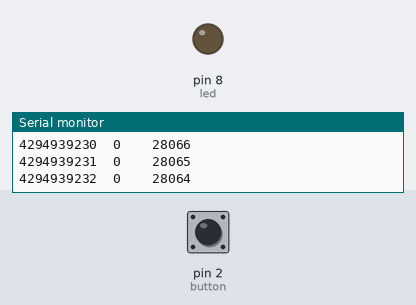
This sketch was run on a simulated Arduino Uno, built with avr-gcc and run on an emulated ATmega328P. Shown: output pins drawn as LEDs (lit = HIGH), the last lines printed to the serial monitor. Inputs (shaded band) come from the test bench; at power-on: pin 2 (button) LOW. The local clock reads 2024-03-15 10:24:30 at power-on unless the sketch sets it.

Above: at 2.8 s.
2.9 s: pin 2 (button) pulled HIGH for 1.2 s
At 6.3 s:
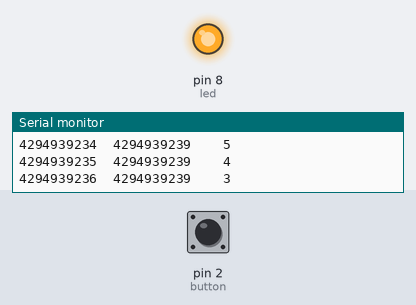
8.2 s: pin 2 (button) pulled HIGH for 3.2 s
At 9.9 s:
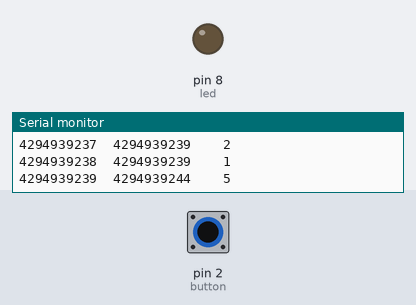
Timing chart, 0 to 18.6 s (numbered marks = the images above; inputs shaded):
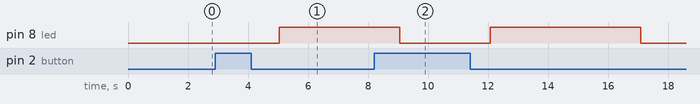

Measured:
- after the input at 2.9 s, pin 8 (led): LOW → HIGH after 2.1 s
- after the input at 8.2 s, pin 8 (led): HIGH → LOW after 0.86 s instead of 1.9 s

The sketch:

DS130RTC.ino
```cpp
/*
 Name:		DS130RTC.ino
 Created:	1/12/2017 10:42:46
 Author:	Kennedy
*/

#include <Time.h>

#include <Wire.h>
#include <DS1307RTC.h>  // a basic DS1307 library that returns time as a time_t

const int button = 2;
const int led = 8;

int buttonState = 0;
time_t timeStart;
time_t timeEnd;

void setup() {
	Serial.begin(9600);

	pinMode(button, INPUT);
	pinMode(led, OUTPUT);

	while (!Serial); // wait until Arduino Serial Monitor opens
	setSyncProvider(RTC.get);   // the function to get the time from the RTC
	if (timeStatus() != timeSet)
		Serial.println("Unable to sync with the RTC");
	else
		Serial.println("RTC has set the system time");
	Serial.println();
	Serial.print("timeStart");
	Serial.print("\t");
	Serial.print("timeEnd");
	Serial.print("\t");
	Serial.print("\t");
	Serial.print("timeEnd-timeStart");
	Serial.println();
}

void loop() {

	buttonState = digitalRead(button);

	timeStart = (hour() * 60 * 60) + (minute() * 60) + second();

	Serial.print(timeStart);
	Serial.print("\t");

	if (buttonState == HIGH) {
		timeEnd = ((hour() * 60 * 60) + (minute() * 60) + second()) + 5;
	}

	Serial.print(timeEnd);
	Serial.print("\t");
	Serial.print("\t");
	Serial.print(timeEnd - timeStart);

	if ((timeEnd - timeStart) >= 5) {
		digitalWrite(led, LOW);
	}
	else {
		digitalWrite(led, HIGH);
	}

	Serial.println();
	delay(1000);
}
```
